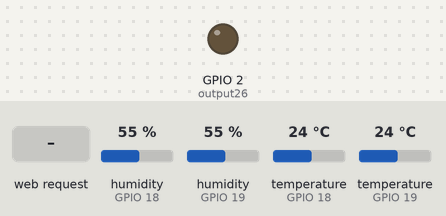
Bench run of a sketch on a simulated ESP32. On the bench: output pins drawn as LEDs (lit = HIGH). The test bench sets the inputs (shaded band); at power-on: humidity (sensors on GPIO 18, GPIO 19) 55 %, temperature (sensors on GPIO 18, GPIO 19) 24 °C. WiFi joins after 1.5 s; servers stay silent unless stated; what the sketch prints to the serial monitor is not drawn.

Above: at 2.7 s.
2.8 s: HTTP request GET /26/on received
At 4.0 s:
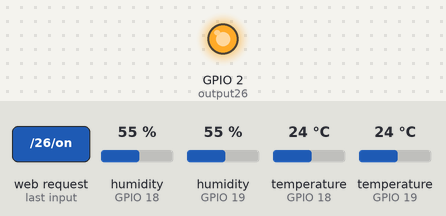
4.3 s: HTTP request GET /26/off received
At 4.6 s:
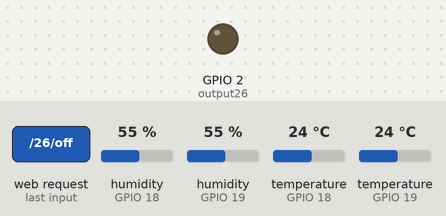
Timing chart, 0 to 7.3 s (numbered marks = the images above; inputs shaded):
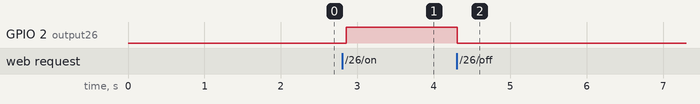

The sketch:

Web.ino
```cpp
#include <WiFi.h>
#include "DHT.h"


//Pinos de leitura dos sensores
#define DHTPIN 18     // what digital pin we're connected to
#define DHTPIN2 19


//Modelo do sensor
//#define DHTTYPE DHT11   // DHT 11
#define DHTTYPE DHT11   // DHT 22  (AM2302), AM2321
//#define DHTTYPE DHT21   // DHT 21 (AM2301)


//Instancia dos dois sensores
DHT dht(DHTPIN, DHTTYPE);
DHT dht2(DHTPIN2, DHTTYPE);

#define STORAGE_SIZE 10
#define TOLERANCE 3

int TemperatureSensor1[STORAGE_SIZE];
int TemperatureSensor2[STORAGE_SIZE];


//===========================================
// COnfigurar conexao WIfi
//Entrar com os valores de conexao da rede Wifi
const char* ssid     = "GVT-DE94";
const char* password = "0011710928";
//const char* password = "0011710928";


//Setar porta
WiFiServer server(80);

//Variavel para ler a head
String header;

String output26State = "off";
String output27State = "off";
String problemaSensor;


// Setar as portas com as saidas
const int output26 = 2;
int contador = 0;

void setup() {
  Serial.begin(115200);
  // Initialize the output variables as outputs
  pinMode(output26, OUTPUT);
  // Set outputs to LOW
  digitalWrite(output26, LOW);

  // Connect to Wi-Fi network with SSID and password
  Serial.print("Connecting to ");
  Serial.println(ssid);
  WiFi.begin(ssid, password);
  while (WiFi.status() != WL_CONNECTED) {
    delay(500);
    Serial.print(".");
  }
  // Print local IP address and start web server
  Serial.println("");
  Serial.println("WiFi connected.");
  Serial.println("IP address: ");
  Serial.println(WiFi.localIP());
  server.begin();
}

void loop(){

  delay(100);
  // Wait a few seconds between measurements.

  // Reading temperature or humidity takes about 250 milliseconds!
  // Sensor readings may also be up to 2 seconds 'old' (its a very slow sensor)
  float h = dht.readHumidity();
  float h2 = dht2.readHumidity()+35;

  // Read temperature as Celsius (the default)
  float t = dht.readTemperature();
  addToVector1(t);


  float t2 = dht2.readTemperature();
  addInVector2(t2);

  // Check if any reads failed and exit early (to try again).
  if (isnan(h) || isnan(t)) {
    Serial.println("Failed to read from DHT sensor!");
    return;
  }


  //======================================================================

  WiFiClient client = server.available();   // Listen for incoming clients

  if (client) {                             // If a new client connects,
    Serial.println("New Client.");          // print a message out in the serial port
    String currentLine = "";                // make a String to hold incoming data from the client
    while (client.connected()) {            // loop while the client's connected
      if (client.available()) {             // if there's bytes to read from the client,
        char c = client.read();             // read a byte, then
        Serial.write(c);                    // print it out the serial monitor
        header += c;
        if (c == '\n') {                    // if the byte is a newline character
          // if the current line is blank, you got two newline characters in a row.
          // that's the end of the client HTTP request, so send a response:
          if (currentLine.length() == 0) {
            // HTTP headers always start with a response code (e.g. HTTP/1.1 200 OK)
            // and a content-type so the client knows what's coming, then a blank line:
            client.println("HTTP/1.1 200 OK");
            client.println("Content-type:text/html");
            client.println("Connection: close");
            client.println();

            // turns the GPIOs on and off
            if (header.indexOf("GET /26/on") >= 0) {
              Serial.println("GPIO 26 on");
              output26State = "on";
              digitalWrite(output26, HIGH);
            } else if (header.indexOf("GET /26/off") >= 0) {
              Serial.println("GPIO 26 off");
              output26State = "off";
              digitalWrite(output26, LOW);
            } else if (header.indexOf("GET /26/historico") >= 0) {
              Serial.println("GPIO 26 off");
              output26State = "historico";
            } else {
              client.println("ERROR: 404");
              break;
            }

            // Display the HTML web page
            client.println("<!DOCTYPE html><html>");
            client.println("<head><meta name=\"viewport\" content=\"width=device-width, initial-scale=1\">");
            client.println("<link rel=\"icon\" href=\"data:,\">");
            // CSS to style the on/off buttons
            // Feel free to change the background-color and font-size attributes to fit your preferences
            client.println("<style>html { font-family: Helvetica; display: inline-block; margin: 0px auto; text-align: center;}");
            client.println(".button { background-color: #4CAF50; border: none; color: white; padding: 16px 40px;");
            client.println("text-decoration: none; font-size: 30px; margin: 2px; cursor: pointer;}");
            client.println(".button2 {background-color: #555555;}</style></head>");

            // Web Page Heading
            client.println("<body><h1>ESP32 Web Server</h1><h2>Aviario seu Elder</h2>");

            // Display current state, and ON/OFF buttons for GPIO 26
            client.println("<p>GPIO 26 - State " + output26State + "</p>");


            // If the output26State is off, it displays the ON button
            if (output26State=="off") {
              client.println("<p><a href=\"/26/on\"><button class=\"button\">ON</button></a></p>");
            }

            if( output26State == "historico") {
              client.println( "<p>Sensor 1 \n");

              for(int i =0;i<8;i++){
                client.println( TemperatureSensor1[i]);
              }
              client.println("</p><p>");

              client.println( "Sensor 2 \n");

              for(int i =0;i<8;i++){
                client.println( TemperatureSensor2[i]);
              }
              client.println("</p>");

              client.println("<p><a href=\"/26/off\"><button class=\"button button2\">Voltar</button></a></p>");
            }

            if(output26State == "on") {
              client.println("<p><a href=\"/26/off\"><button class=\"button button2\">OFF</button></a></p>");
            }

            client.println("<p><a href=\"/26/historico\"><button class=\"button buttonStory\">Historico</button></a></p>");

            // The HTTP response ends with another blank line

            if(!isEqual(t,t2)){
              if(isSensorProblem(TemperatureSensor2)){
                problemaSensor = "Problema no sensor 2";

                client.println(problemaSensor);


                client.println("<p>Temperatura 1: ");
                client.println(t);
                client.println("Umidade: ");
                client.println(h);
                client.println("</p>");
              }
              else if (isSensorProblem(TemperatureSensor1)) {
                problemaSensor = "Problema no sensor 1";
                client.println(problemaSensor);

                client.println("<p>Temperatura: ");
                client.println(t);
                client.println("Umidade: ");
                client.println(h);
                client.println("</p>");
              }
              else {
                client.println(problemaSensor);

                client.println("<p>Temperatura 1: ");
                client.println(t);
                client.println("Umidade: ");
                client.println(h);
                client.println("</p>");
              }
            } else {
            client.println("<p>Temperatura 1: ");
            client.println(t);
            client.println("Umidade: ");
            client.println(h);
            client.println("</p>");
            }


            // Break out of the while loop
            break;
          } else { // if you got a newline, then clear currentLine
            currentLine = "";
          }
        } else if (c != '\r') {  // if you got anything else but a carriage return character,
          currentLine += c;      // add it to the end of the currentLine
        }
      }
    }
    // Clear the header variable
    header = "";
    // Close the connection
    client.stop();
    Serial.println("Client disconnected.");
    Serial.println("");
  }
}


bool isEqual(int value1, int value2) {
  value2 += TOLERANCE / 2;
  for (int i = 0; i < TOLERANCE; i++) {
    if (value1 == (value2 - i))
      return true;
  }
  return false;
}


void addToVector1(int value) {
  int store;
  for (int i = STORAGE_SIZE-1; i > 0; i--) {

    store = TemperatureSensor1[i-1];
    TemperatureSensor1[i] = store;
  }

  TemperatureSensor1[0] = value;
}

void addInVector2(int value) {
  int store;
  for (int i = STORAGE_SIZE-1; i > 0; i--) {

    store = TemperatureSensor2[i-1];
    TemperatureSensor2[i] = store;
  }
  TemperatureSensor2[0] = value;

}

bool isSensorProblem(int vector[]){
  for(int i=1;i<STORAGE_SIZE;i++){
    if(isEqual(vector[0],vector[1]))
      return false;
  }
  return true;
}
```

Measured:
- after the input at 2.8 s, GPIO 2 (output26): LOW → HIGH after 0.05 s
- after the input at 4.3 s, GPIO 2 (output26): HIGH → LOW at once
